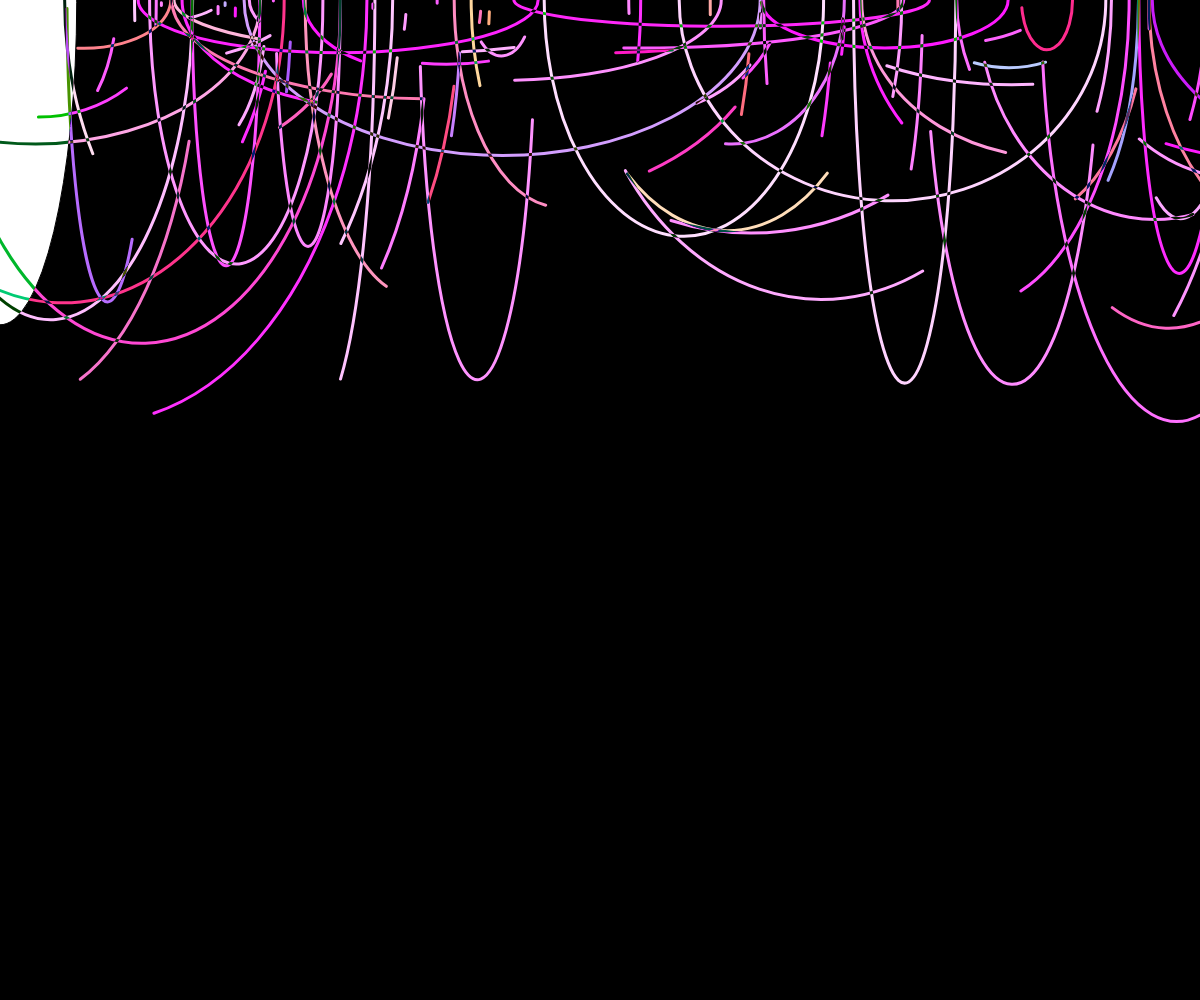
Frame 1 (no input)
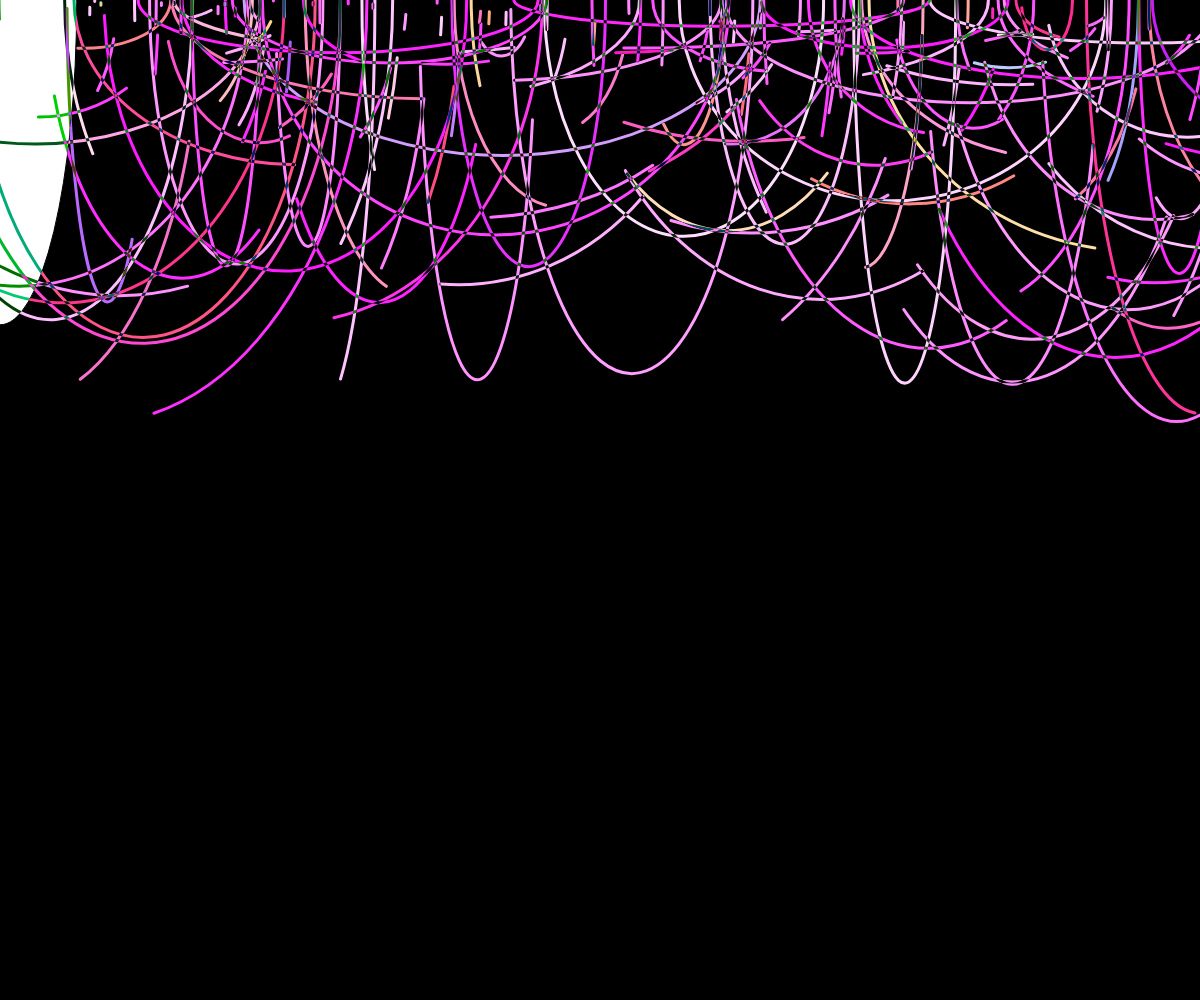
Frame 2 (the mouse pressed at the canvas centre, redrawn once)

The p5.js sketch that drew these frames (run headless with seeded random() and noise() and a simulated clock; the mouse was pressed at the canvas centre and the sketch redrawn once):

// p5.js sketch
// ── sketch.js
 function setup() {
 	createCanvas(windowWidth, windowHeight);
 	noLoop();

 }

 function draw() {

 	background(0, 0, 0);

 	for (var i = 0; i < 10000; i++) {

 		var r = random(0, 100);
 		var b = random(0, 500);
 		var c = random(0, 800);

 		arc(pmouseX + i * r, pmouseY * r, 50 + b, 50 + c, HALF_PI * r, PI * r);

 		stroke(156 + c, 23 + r * 2, 251 / 2 + b);
 		strokeWeight(3);
 		noFill();
 		blendMode(DIFFERENCE);
 	}
 }
